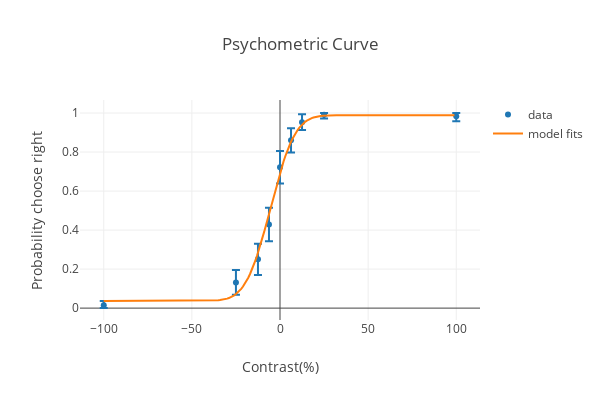

The notebook cell this image was saved under:
### Code cell
import plotly
import plotly.graph_objs as go
import statsmodels.stats.proportion as smp
plotly.offline.init_notebook_mode(connected=True)

ci = smp.proportion_confint(
    n_trials_right, n_trials, alpha=0.032, method='normal') - prob_right

behavior_data = dict(
    x = contrasts.tolist(),
    y = prob_right.tolist(),
    error_y = dict(
                type='data',
                array=ci[0].tolist(),
                arrayminus=np.negative(ci[1]).tolist(),
                visible=True
        ),
    mode = 'markers',
    name = 'data'
)

behavior_fit = dict(
    x = contrasts_fit.tolist(),
    y = prob_right_fit.tolist(),
    name = 'model fits'
)

data = [behavior_data, behavior_fit]
layout = go.Layout(
    width=600,
    height=400,
    title='Psychometric Curve', 
    xaxis={'title':'Contrast(%)'}, 
    yaxis={'title':'Probability choose right'}
)

fig = go.Figure(data=[go.Scatter(behavior_data), go.Scatter(behavior_fit)], layout=layout)
plotly.offline.iplot(fig)

### Figure 1 — Plotly figure (JSON) as saved in the notebook; plotly's stock layout.template omitted (floating-point values rounded to 4 significant figures; data arrays with more than 128 entries replaced by an {"elided": "..."} marker saying what was removed)
{"data": [{"error_y": {"array": [-0.01471, -0.06386, -0.07962, -0.08551, -0.08332, -0.0622, -0.04006, -0.01873, -0.02527], "arrayminus": [-0.02213, -0.06386, -0.07962, -0.08551, -0.08332, -0.0622, -0.04006, -0.008772, -0.01681], "type": "data", "visible": true}, "mode": "markers", "name": "data", "type": "scatter", "uid": "eb6c7b05-b883-4f29-95d6-e309a1acacdc", "x": [-100, -25, -12.5, -6.25, 0, 6.25, 12.5, 25, 100], "y": [0.01471, 0.1318, 0.25, 0.4286, 0.7218, 0.8601, 0.9531, 0.9912, 0.9832]}, {"name": "model fits", "type": "scatter", "uid": "a59fba5e-f7ed-4438-9c88-0a7981fda806", "x": {"elided": "200 int values"}, "y": {"elided": "200 float values"}}], "layout": {"height": 400, "title": {"text": "Psychometric Curve"}, "width": 600, "xaxis": {"title": {"text": "Contrast(%)"}}, "yaxis": {"title": {"text": "Probability choose right"}}}}
